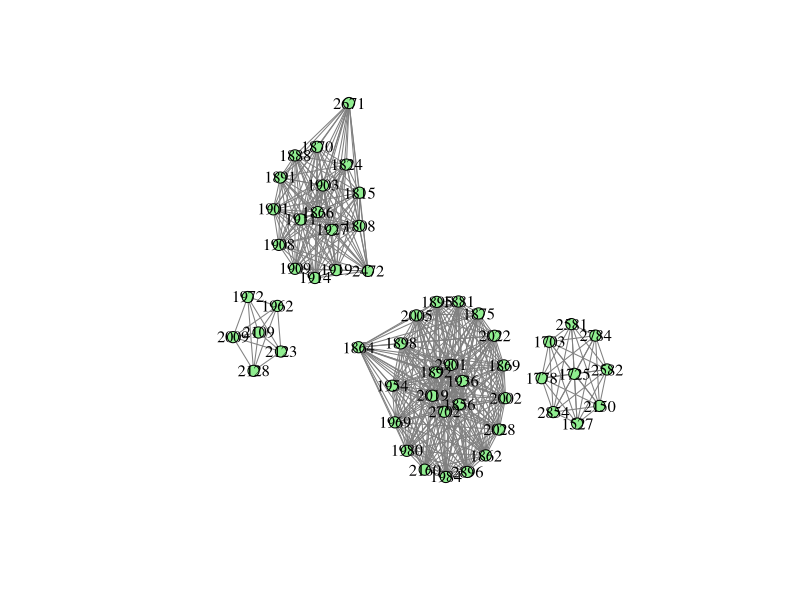
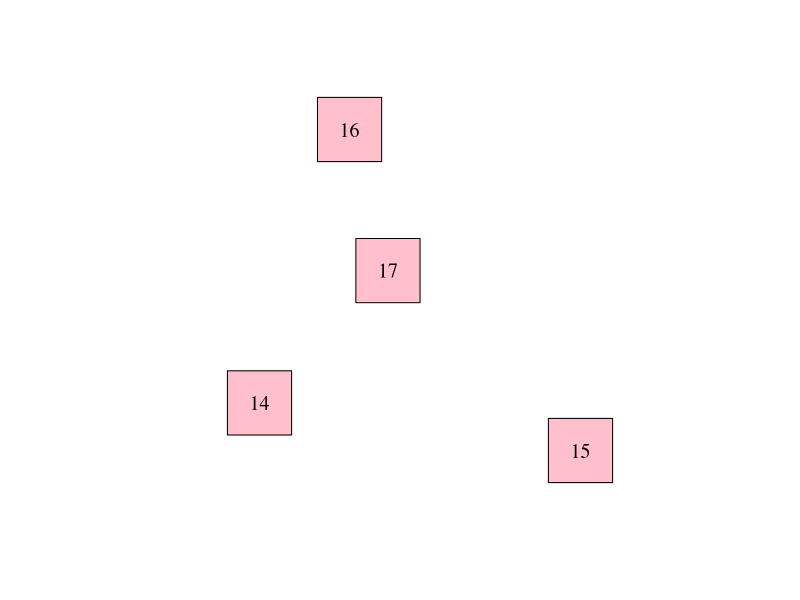

These charts were generated, in order, by the following R code:
# VA SIN ACENTOS
# Analisis de composicion familiar
library(readxl)
Simon <- read_excel("Datos xa analizar teams.xlsx")
colnames(Simon)[5] <- "Familia"

library(tidyverse)
Simon2 <- Simon %>%
  separate_rows(Familia, sep = ",\\s*") %>%
  mutate(Familia = trimws(Familia))  # Elimina espacios en blanco alrededor de los elementos

library(igraph)
# Figure Panel A
Network <- Simon2

bn2 <- graph.data.frame(Network,directed=FALSE)
bipartite.mapping(bn2)
V(bn2)$type <- bipartite_mapping(bn2)$type
V(bn2)$color <- ifelse(V(bn2)$type, "green", "red")
V(bn2)$shape <- ifelse(V(bn2)$type, "square", "circle")
V(bn2)$label.cex <- ifelse(V(bn2)$type, 0.5, 0.5)
V(bn2)$size <- sqrt(igraph::degree(bn2))
E(bn2)$color <- "lightgrey"

bn2.pr <- bipartite.projection(bn2)
Sujeto <- bn2.pr$proj2
CompFamiliar <- bn2.pr$proj1
class(Sujeto)
#matw1 <- as.matrix(get.adjacency(Skills))

# Plot the network with node colors based on centrality
plot(CompFamiliar, vertex.label.color = "black", 
     vertex.label.cex = 1, 
     vertex.color = "lightgreen", 
     vertex.size = 6, 
     edge.width = 1, 
     edge.color = "gray50", 
     layout = layout_components, main = "")

plot(Sujeto, vertex.label.color = "black", 
     vertex.label.cex = 1.2, 
     vertex.color = "pink", 
     vertex.size = 40, 
     edge.width = 10, 
     edge.color = "gray30", 
     layout = layout_components, 
     main = "")

ComposicionesFamiliares <- data.frame(table(Simon$Familia))
